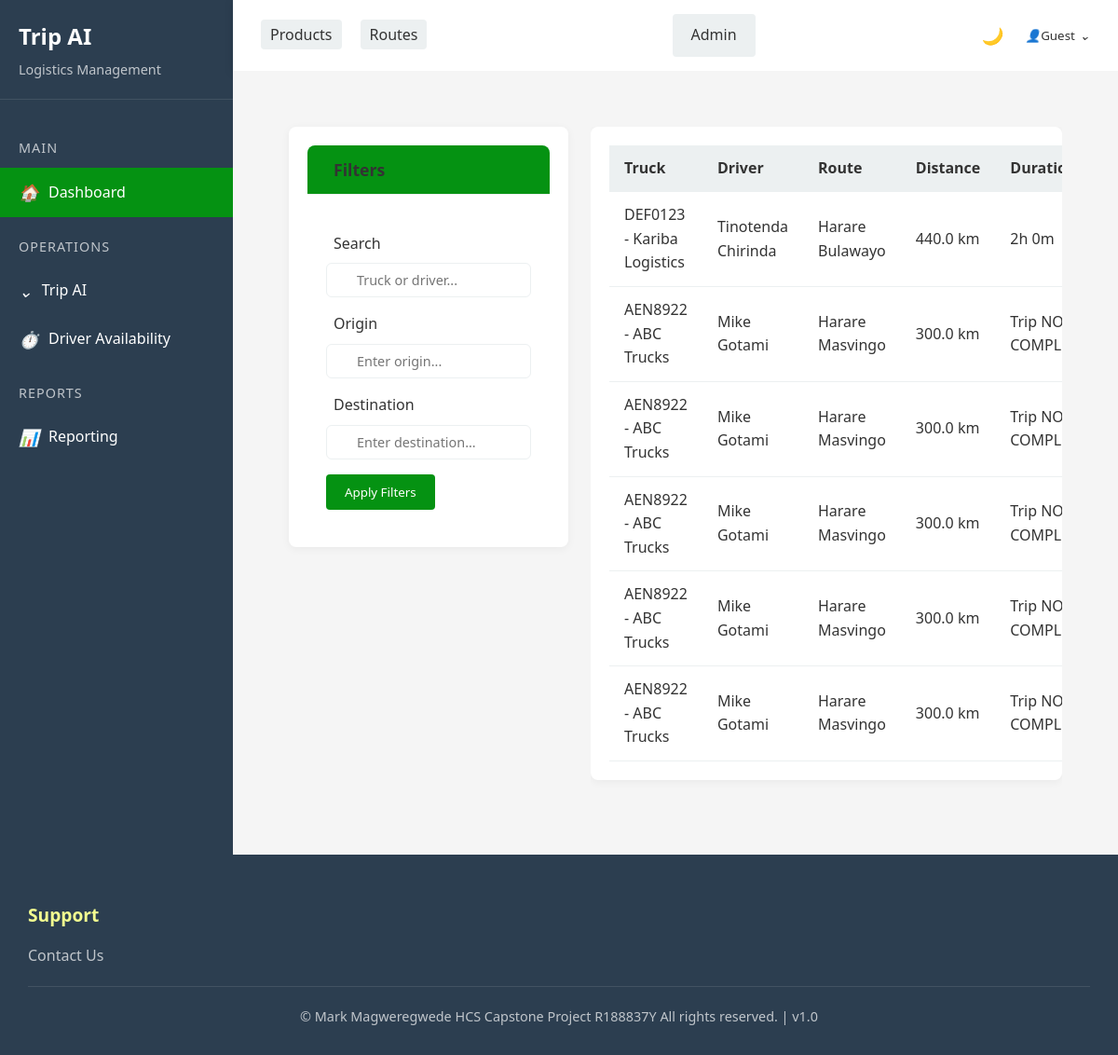
/app/triproute/, run on an earlier commit of the app's database.
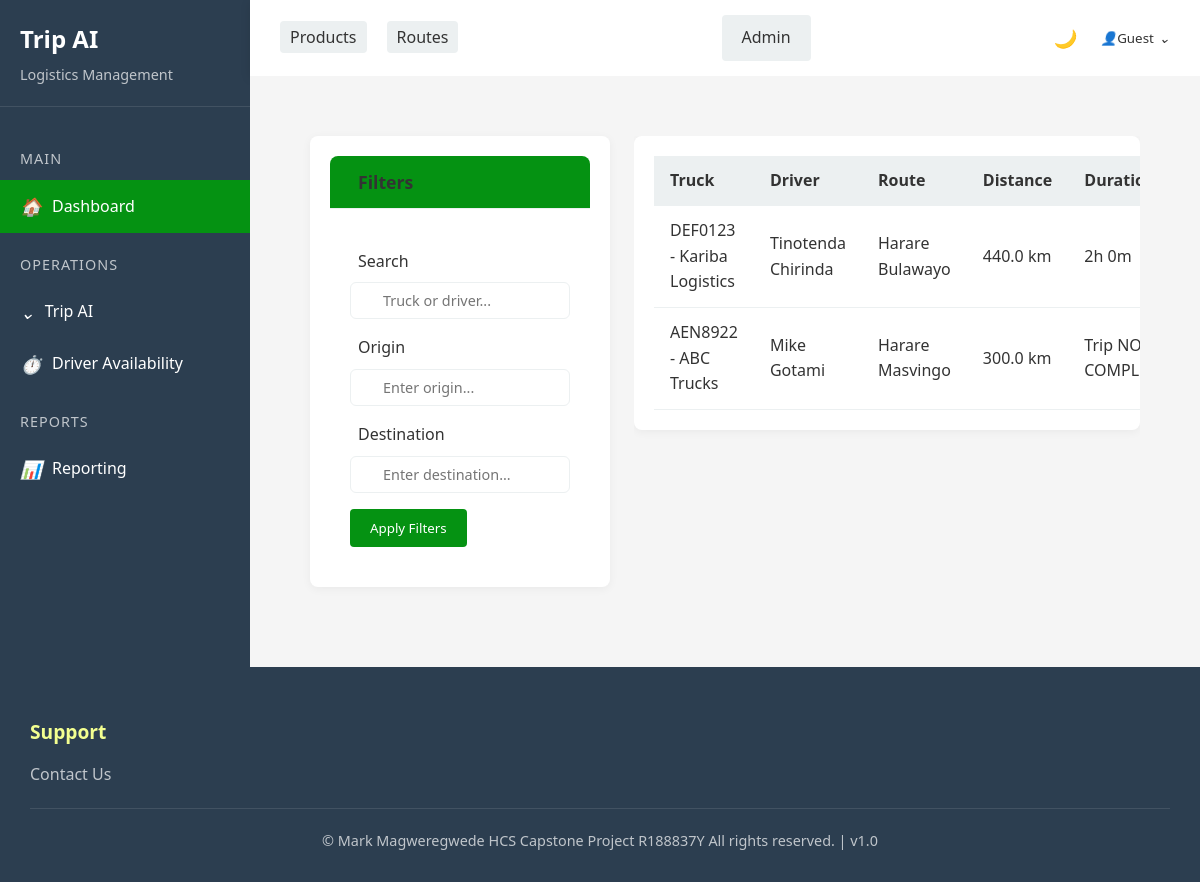
And on a later commit of the database.
### triplog/models.py (models this page shows, shortened)
class TripRoute(models.Model):
    trip = models.ForeignKey(Trip, on_delete=models.CASCADE, related_name="trip_routes")
    route = models.ForeignKey(Route, on_delete=models.CASCADE)
    actual_time_min = models.IntegerField(editable=True, null=True, blank=True)  # Auto-calculated field

class Trip(models.Model):
    truck = models.ForeignKey(Truck, on_delete=models.CASCADE, related_name="trips")
    driver = models.ForeignKey(Driver, on_delete=models.CASCADE, related_name="trips")
    departure_time = models.DateTimeField()
    arrival_time = models.DateTimeField(null=True, blank=True)
    status = models.CharField(max_length=20, choices=[("Ongoing", "Ongoing"), ("Completed", "Completed")], default="Ongoing")
    clerk = models.ForeignKey("auth.User",on_delete=models.CASCADE)

class Truck(models.Model):
    plate_number = models.CharField(max_length=7, unique=True)
    capacity_kg = models.FloatField()
    truck_company = models.ForeignKey(TruckCompany, on_delete=models.CASCADE, related_name="trucks")
    status = models.CharField(max_length=50, choices=[("Active", "Active"),("In Use", "In Use"),("Maintenance", "Maintenance")])
    def __str__(self):
        return f"{self.plate_number} - {self.truck_company.name}"

class TruckCompany(models.Model):
    name = models.CharField(max_length=255)
    contact = models.CharField(max_length=20)
    email = models.CharField(max_length=30)
    address = models.CharField(max_length=255)

class Driver(models.Model):
    name = models.CharField(max_length=255)
    license_number = models.CharField(max_length=10, unique=True)
    assigned_truck = models.OneToOneField(
        Truck, on_delete=models.SET_NULL, null=True, blank=True,unique=True)
    contact = models.CharField(max_length=10)
    def __str__(self):
        return self.name

class Route(models.Model):
    origin = models.CharField(max_length=255)
    destination = models.CharField(max_length=255)
    distance_km = models.FloatField()
    estimated_time_min = models.IntegerField()

### triplog/views.py (the view, shortened to what this page needs)
# urls.py: path("triproute/", TripRouteListView.as_view(), name="triproute_list"),
class TripRouteListView(ListView):
    model = TripRoute
    template_name = "tripRoute/triproute_list.html"
    paginate_by = 10
    context_object_name = 'triproute_list'
    def get_queryset(self):
        queryset = super().get_queryset().select_related('trip', 'route')
        search = self.request.GET.get('search')
        origin = self.request.GET.get('origin')
        destination = self.request.GET.get('destination')
        if origin:
            queryset = queryset.filter(route__origin__icontains=origin)
        if destination:
            queryset = queryset.filter(route__destination__icontains=destination)
        return queryset

### triplog/templatetags/time_filters.py (called while the page is built)
@register.filter
def minutes_to_hours(minutes):
    if minutes is None:
        return "Trip NOT COMPLETE"  # Handle cases where the value is None
    hours = minutes // 60
    mins = minutes % 60
    return f"{hours}h {mins}m" if hours else f"{mins}m"

### templates/tripRoute/triproute_list.html (shortened to what this page needs)
{% extends 'base.html' %}
{% load time_filters %}
{% block content %}
<div class="content-area">
    <div class="trips-layout">
        <div class="filters-column">
            <div class="card filter-card">
                <div class="card-header">
                    <h2> Filters</h2>
                </div>
                <div class="card-body">
                    <form method="get" class="filter-form">
                        <div class="filter-group">
                            <label for="search"> Search</label>
                            <div class="input-with-icon">
                                <input type="text" id="search" name="search" placeholder="Truck or driver..."
                                    value="{{ request.GET.search }}" class="form-control">
                            </div>
                        </div>
                        <div class="filter-group">
                            <label for="origin"> Origin</label>
                            <div class="input-with-icon">
                                <input type="text" id="origin" name="origin" placeholder="Enter origin..."
                                    value="{{ request.GET.origin }}" class="form-control">
                            </div>
                        </div>
                        <div class="filter-group">
                            <label for="destination"> Destination</label>
                            <div class="input-with-icon">
                                <input type="text" id="destination" name="destination"
                                    placeholder="Enter destination..." value="{{ request.GET.destination }}"
                                    class="form-control">
                            </div>
                        </div>
                        <div class="filter-actions">
                            <button type="submit" class="btn btn-primary">
                                 Apply Filters
                            </button>
                        </div>
                    </form>
                </div>
            </div>
        </div>
        <div class="table-column">
            <div class="card">
                <div class="card-body">
                    <div class="table-responsive">
                        <table class="trip-table">
                            <thead>
                                <tr>
                                    <th>Truck</th>
                                    <th>Driver</th>
                                    <th>Route</th>
                                    <th>Distance</th>
                                    <th>Duration</th>
                                </tr>
                            </thead>
                            <tbody>
                                {% for trip_route in triproute_list %}
                                <tr class="clickable-row" data-href="{% url 'trip_detail' trip_route.trip.pk %}">
                                    <td>{{ trip_route.trip.truck|default:"-" }}</td>
                                    <td>{{ trip_route.trip.driver|default:"-" }}</td>
                                    <td>
                                        {{ trip_route.route.origin|default:"-" }}
                                        {{ trip_route.route.destination|default:"-" }}
                                    </td>
                                    <td>{{ trip_route.route.distance_km|default:"-" }} km</td>
                                    <td>{{ trip_route.actual_time_min|minutes_to_hours|default:"-" }}</td>
                                </tr>
                                {% endfor %}
                            </tbody>
                        </table>
                    </div>
                </div>
            </div>
        </div>
    </div>
</div>
{% endblock %}

### templates/base.html (shortened to what this page needs)
{% load static %}
<!DOCTYPE html>
<html lang="en">
<head>
    <link rel="stylesheet" href="{% static 'css/style.css' %}">
</head>
<body>
    <div class="container">
        <aside class="sidebar">
            <div onclick="window.location.href='/';" style="cursor: pointer;" class="sidebar-header">
                <h2>Trip AI</h2>
                <p>Logistics Management</p>
            </div>
            <div class="sidebar-menu">
                <div class="menu-category">Main</div>
                <div class="menu-item active" onclick="loadContent('dashboard')">
                    <i class="icon-home"></i>
                    <span>Dashboard</span>
                </div>
                <div class="menu-category">Operations</div>
                <div class="menu-item" onclick="toggleSubmenu('trip-ai-menu')">
                    <i class="icon-chevron"></i>
                    <span>Trip AI</span>
                </div>
                <div class="menu-item" onclick="loadContent('driver-availability')">
                    <i class="icon-availability"></i>
                    <span>Driver Availability</span>
                </div>
                <div class="menu-category">Reports</div>
                <div class="menu-item" onclick="loadContent('reporting')">
                    <i class="icon-reporting"></i>
                    <span>Reporting</span>
                </div>
            </div>
        </aside>
        <main class="main-content">
            <nav class="navbar">
                <ul class="nav-links">
                    <li><a href="{% url 'product_list'  %}" class="btn btn-secondary">Products</a></li>
                    <li><a href="{% url 'route_list'  %}" class="btn btn-secondary">Routes</a></li>
                </ul>
                <a href="/admin" class="btn btn-secondary" target=" _blank">Admin</a>
                <div class="user-actions">
                    <div class="dark-mode-toggle" id="darkModeToggle">
                        <i class="icon-moon"></i>
                    </div>
                    <div class="user-dropdown">
                        <button class="dropdown-btn">
                            <i class="icon-user"></i>
                            {% if user.is_authenticated %}
                            {{ user.username }}
                            {% else %}
                            Guest
                            {% endif %}
                            <i class="icon-chevron"></i>
                        </button>
                    </div>
                </div>
            </nav>
            <div class="content-area" id="content-area">
                {% block content %}{% endblock %}
            </div>
        </main>
    </div>
    <footer>
        <div class="footer-section">
            <h3>Support</h3>
            <ul>
                <li><a href="#">Contact Us</a></li>
            </ul>
        </div>
        <div class="footer-bottom">
            <p>&copy; Mark Magweregwede HCS Capstone Project R188837Y All rights reserved. | v1.0</p>
        </div>
    </footer>
</body>
</html>

### static/css/style.css (style rules this page uses)
:root { --primary-color: rgb(5, 146, 18); --secondary-color: rgb(6, 208, 1); --accent-color: rgb(155, 236, 0); --highlight-color: rgb(243, 255, 144); --dark-color: #2c3e50; --light-color: #ecf0f1; --text-color: #333; --bg-color: #f5f5f5; --card-bg: white; --footer-bg: var(--dark-color); --footer-text: white; }
* { margin: 0; padding: 0; box-sizing: border-box; font-family: 'Segoe UI', Tahoma, Geneva, Verdana, sans-serif; }
body { background-color: var(--bg-color); color: var(--text-color); line-height: 1.6; display: flex; flex-direction: column; min-height: 100vh; transition: background-color 0.3s, color 0.3s; }
a { text-decoration: none; color: inherit; }
.container { display: flex; flex: 1; }
.sidebar { width: 250px; background-color: var(--dark-color); color: white; padding: 20px 0; transition: all 0.3s; }
.sidebar-header { padding: 0 20px 20px; border-bottom: 1px solid rgba(255, 255, 255, 0.1); }
.sidebar-header h2 { font-size: 1.5rem; margin-bottom: 5px; }
.sidebar-header p { color: rgba(255, 255, 255, 0.7); font-size: 0.9rem; }
.sidebar-menu { padding: 20px 0; }
.menu-category { padding: 10px 20px; color: rgba(255, 255, 255, 0.7); font-size: 0.9rem; text-transform: uppercase; letter-spacing: 1px; margin-top: 10px; }
.menu-item { padding: 12px 20px; display: flex; align-items: center; cursor: pointer; transition: all 0.3s; }
.menu-item.active { background-color: var(--primary-color); }
.menu-item i { margin-right: 10px; font-size: 1.1rem; }
.main-content { flex: 1; display: flex; flex-direction: column; }
.navbar { background-color: var(--card-bg); padding: 15px 30px; display: flex; justify-content: space-between; align-items: center; box-shadow: 0 2px 10px rgba(0, 0, 0, 0.1); transition: background-color 0.3s; }
.nav-links { display: flex; list-style: none; }
.nav-links li { margin-right: 20px; }
.nav-links a { color: var(--text-color); font-weight: 500; padding: 5px 10px; border-radius: 4px; transition: all 0.3s; }
.user-actions { display: flex; align-items: center; gap: 15px; }
.dark-mode-toggle { display: flex; align-items: center; cursor: pointer; color: var(--text-color); }
.dark-mode-toggle i { margin-right: 5px; font-size: 1.1rem; }
.user-dropdown { position: relative; display: inline-block; }
.dropdown-btn { background-color: transparent; border: none; cursor: pointer; display: flex; align-items: center; color: var(--text-color); font-weight: 500; }
.dropdown-btn i { margin-left: 5px; }
.content-area { flex: 1; padding: 30px; background-color: var(--bg-color); transition: background-color 0.3s; }
.btn { padding: 10px 20px; border-radius: 4px; border: none; cursor: pointer; font-weight: 500; transition: all 0.3s; }
.btn-primary { background-color: var(--primary-color); color: white; }
.btn-secondary { background-color: var(--light-color); color: var(--text-color); }
.card { background-color: var(--card-bg); border-radius: 8px; box-shadow: 0 2px 10px rgba(0, 0, 0, 0.05); padding: 20px; margin-bottom: 20px; transition: background-color 0.3s, box-shadow 0.3s; }
.card-header { display: flex; justify-content: space-between; align-items: center; margin-bottom: 20px; padding-bottom: 15px; border-bottom: 1px solid var(--light-color); }
.card-header h2 { font-size: 1.3rem; color: var(--text-color); }
table { width: 100%; border-collapse: collapse; }
th, td { padding: 12px 15px; text-align: left; border-bottom: 1px solid var(--light-color); }
th { background-color: var(--light-color); font-weight: 600; }
footer { background-color: var(--footer-bg); color: var(--footer-text); padding: 30px; margin-top: auto; transition: background-color 0.3s, color 0.3s; }
.footer-section { flex: 1; min-width: 250px; margin-bottom: 20px; }
.footer-section h3 { margin-bottom: 15px; font-size: 1.2rem; color: var(--highlight-color); }
.footer-section ul { list-style: none; }
.footer-section ul li { margin-bottom: 10px; }
.footer-section ul li a { color: rgba(255, 255, 255, 0.7); transition: all 0.3s; }
.footer-bottom { text-align: center; padding-top: 20px; border-top: 1px solid rgba(255, 255, 255, 0.1); margin-top: 20px; color: rgba(255, 255, 255, 0.7); font-size: 0.9rem; }
.icon-home::before { content: "🏠"; }
.icon-user::before { content: "👤"; }
.icon-availability::before { content: "⏱️"; }
.icon-reporting::before { content: "📊"; }
.icon-chevron::before { content: "⌄"; }
.icon-moon::before { content: "🌙"; }

What changed in the data, as far as the page shows it:
removed TripRoute: trip.truck "AEN8922 - ABC Trucks", trip.driver "Mike Gotami", route.origin "Harare", route.destination "Masvingo", route.distance_km "300.0", actual_time_min|minutes_to_hours "Trip…"
removed TripRoute: trip.truck "AEN8922 - ABC Trucks", trip.driver "Mike Gotami", route.origin "Harare", route.destination "Masvingo", route.distance_km "300.0", actual_time_min|minutes_to_hours "Trip…"
removed TripRoute: trip.truck "AEN8922 - ABC Trucks", trip.driver "Mike Gotami", route.origin "Harare", route.destination "Masvingo", route.distance_km "300.0", actual_time_min|minutes_to_hours "Trip…"
removed TripRoute: trip.truck "AEN8922 - ABC Trucks", trip.driver "Mike Gotami", route.origin "Harare", route.destination "Masvingo", route.distance_km "300.0", actual_time_min|minutes_to_hours "Trip…"
